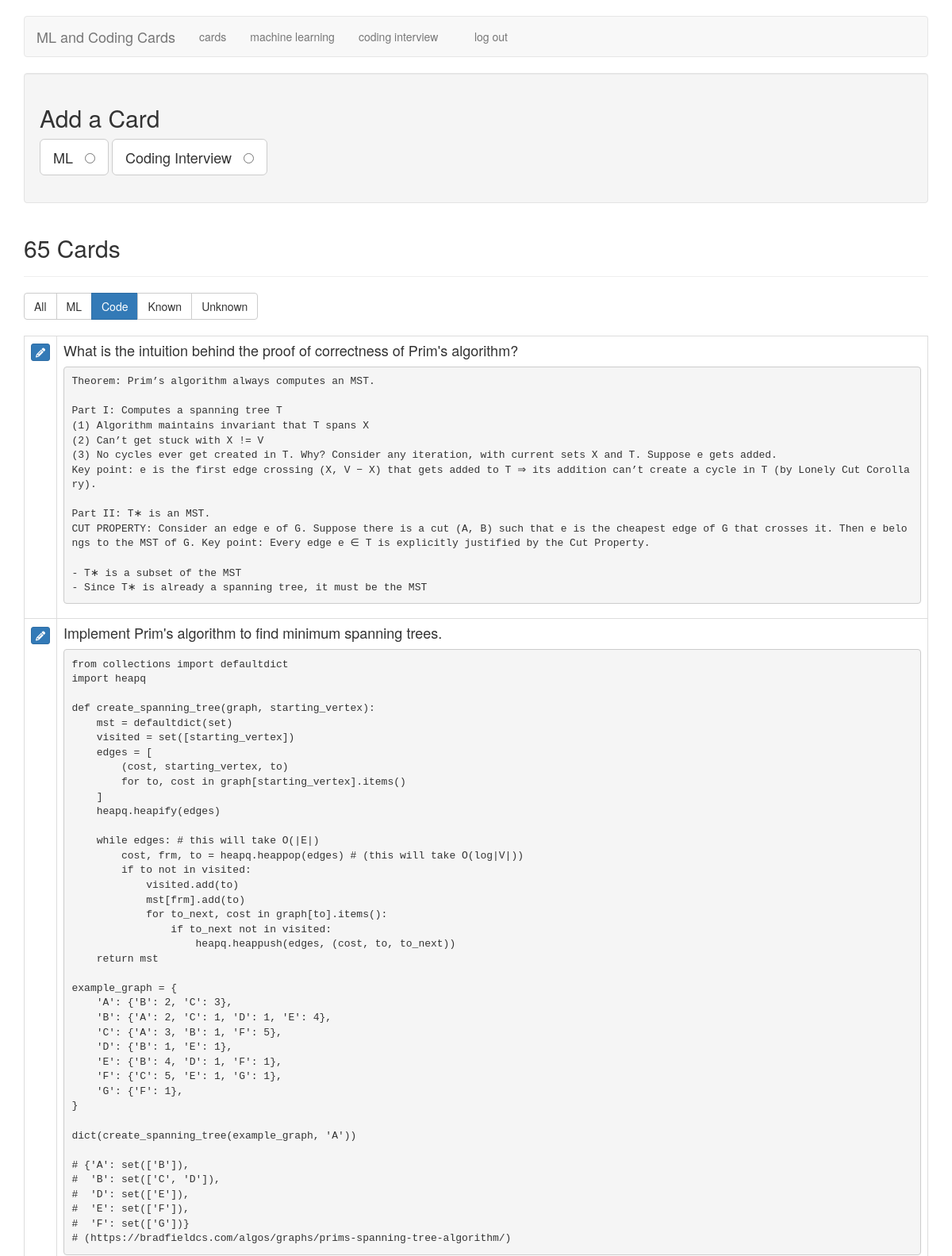
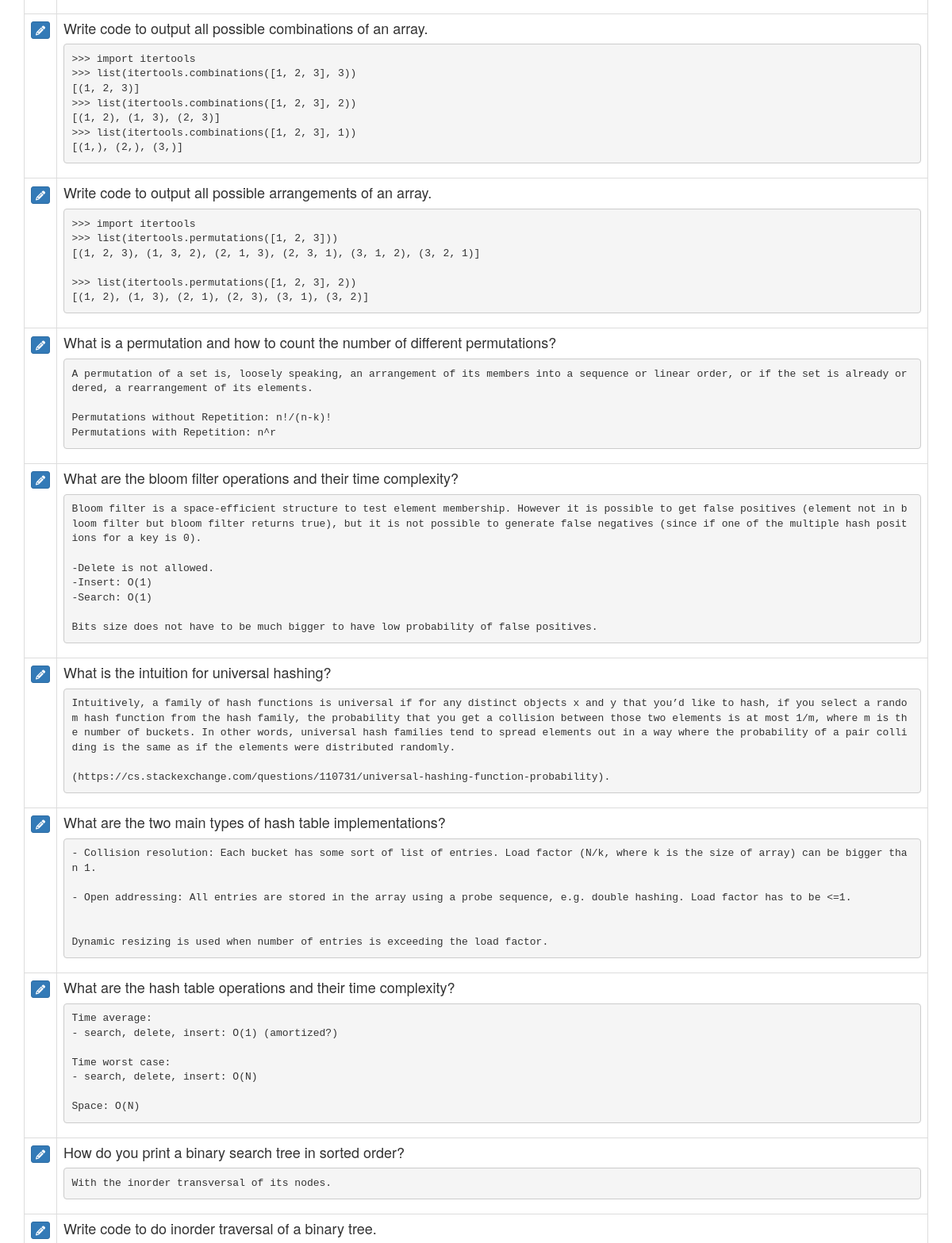
Page /filter_cards/code (signed in, upper part) on the committed database (2 pictures, top to bottom).
### tables this page shows
CREATE TABLE cards (
  id integer primary key autoincrement,
  type tinyint not null, /* 1 for vocab, 2 for code */
  front text not null,
  back text not null,
  known boolean default 0
);

### flash_cards.py (the view)
@app.route('/filter_cards/<filter_name>')
def filter_cards(filter_name):
    if not session.get('logged_in'):
        return redirect(url_for('login'))
    filters = {
        "all":      "where 1 = 1",
        "ML":  "where type = 1",
        "code":     "where type = 2",
        "known":    "where known = 1",
        "unknown":  "where known = 0",
    }
    query = filters.get(filter_name)
    if not query:
        return redirect(url_for('cards'))
    db = get_db()
    fullquery = "SELECT id, type, front, back, known FROM cards " + query + " ORDER BY id DESC"
    cur = db.execute(fullquery)
    cards = cur.fetchall()
    return render_template('cards.html', cards=cards, filter_name=filter_name)

### flash_cards.py (called while the page is built)
def connect_db():
    rv = sqlite3.connect(app.config['DATABASE'])
    rv.row_factory = sqlite3.Row
    return rv

def get_db():
    if not hasattr(g, 'sqlite_db'):
        g.sqlite_db = connect_db()
    return g.sqlite_db

### templates/cards.html (shortened to what this page needs)
{% extends "layout.html" %}
{% block body %}
    <div class="well editPanel">
        <h2>Add a Card</h2>
        <form action="{{ url_for('add_card') }}" method="post" class="cardForm">
            <div class="form-group">
                <label for="ML" class="toggleButton btn btn-default btn-lg">ML &nbsp;
                    <input type="radio" name="type" value="1" id="ML"/>
                </label>
                <label for="code" class="toggleButton btn btn-default btn-lg">Coding Interview &nbsp;
                    <input type="radio" name="type" value="2" id="code"/>
                </label>
            </div>
        </form>
    </div>
    <div class="page-header">
        <h2>{{ cards|length }} Card{{ '' if (cards|length == 1) else 's' }}</h2>
    </div>
    <div class="btn-group btn-group-md" role="group" aria-label="filters">
        <a href="{{ url_for('filter_cards', filter_name="all") }}" class="btn btn-{{ "primary" if filter_name == "all" else "default" }}">All</a>
        <a href="{{ url_for('filter_cards', filter_name="ML") }}" class="btn btn-{{ "primary" if filter_name == "ML" else "default" }}">ML</a>
        <a href="{{ url_for('filter_cards', filter_name="code") }}" class="btn btn-{{ "primary" if filter_name == "code" else "default" }}">Code</a>
        <a href="{{ url_for('filter_cards', filter_name="known") }}" class="btn btn-{{ "primary" if filter_name == "known" else "default" }}">Known</a>
        <a href="{{ url_for('filter_cards', filter_name="unknown") }}" class="btn btn-{{ "primary" if filter_name == "unknown" else "default" }}">Unknown</a>
    </div>
    <br />
    <br />
    <table class="table table-bordered">
        {% for card in cards %}
            <tr>
                <td>
                    <a href="{{ url_for('edit', card_id=card.id) }}" class="btn btn-xs btn-primary"><i class="fa fa-pencil" aria-hidden="true"></i></a>
                </td>
                <td class="cardContent">
                    <h4>
                        {{ card.front }}
                    </h4>
                    {% if card.type == 1 %}
                        {{ card.back|replace("\n", "<br />")|safe }}
                    {% else %}
                        <pre><code>{{ card.back|escape }}</code></pre>
                    {% endif %}
                </td>
            </tr>
        {% else %}
            <tr>
                <td>
                    <em>No cards to show.</em>
                </td>
            </tr>
        {% endfor %}
    </table>
{% endblock %}

### static/style.css (style rules this page uses)
.cardContent h4 { margin-top: 0; }

### rows in the picture
cards: front "What is the intuition behind the proof of correctness of Prim's algorithm?", back "Theorem: Prim’s algorithm always computes an MST. Part I: Computes a spanning tree T (1) Algorithm maintains invariant that T spans X (2) Can’t get stuck with X != V (3) No cycles ever get created in T. Why? Consider any iteration, with current sets X and T. Suppose e gets added. Key point: e is the first edge crossing (X, V − X) that gets added to T ⇒ its addition can’t create a cycle in T (by Lonely Cut Corollary). Part II: T∗ is an MST. CUT PROPERTY: Consider an edge e of G. Suppose there is a cut (A, B) such that e is the cheapest edge of G that crosses it. Then e belongs to the MST of G. Key point: Every edge e ∈ T is explicitly justified by the Cut Property. - T∗ is a subset of the…"
cards: front "Implement Prim's algorithm to find minimum spanning trees.", back "from collections import defaultdict import heapq def create_spanning_tree(graph, starting_vertex): mst = defaultdict(set) visited = set([starting_vertex]) edges = [ (cost, starting_vertex, to) for to, cost in graph[starting_vertex].items() ] heapq.heapify(edges) while edges: # this will take O(|E|) cost, frm, to = heapq.heappop(edges) # (this will take O(log|V|)) if to not in visited: visited.add(to) mst[frm].add(to) for to_next, cost in graph[to].items(): if to_next not in visited: heapq.heappush(edges, (cost, to, to_next)) return mst example_graph = { 'A': {'B': 2, 'C': 3}, 'B': {'A': 2, 'C': 1, 'D': 1, 'E': 4}, 'C': {'A': 3, 'B': 1, 'F': 5}, 'D': {'B': 1, 'E': 1}, 'E': {'B': 4, 'D': 1,…"
cards: front "Write code to output all possible combinations of an array.", back ">>> import itertools >>> list(itertools.combinations([1, 2, 3], 3)) [(1, 2, 3)] >>> list(itertools.combinations([1, 2, 3], 2)) [(1, 2), (1, 3), (2, 3)] >>> list(itertools.combinations([1, 2, 3], 1)) [(1,), (2,), (3,)]"
cards: front "Write code to output all possible arrangements of an array.", back ">>> import itertools >>> list(itertools.permutations([1, 2, 3])) [(1, 2, 3), (1, 3, 2), (2, 1, 3), (2, 3, 1), (3, 1, 2), (3, 2, 1)] >>> list(itertools.permutations([1, 2, 3], 2)) [(1, 2), (1, 3), (2, 1), (2, 3), (3, 1), (3, 2)]"
cards: front "What is a permutation and how to count the number of different permutations?", back "A permutation of a set is, loosely speaking, an arrangement of its members into a sequence or linear order, or if the set is already ordered, a rearrangement of its elements. Permutations without Repetition: n!/(n-k)! Permutations with Repetition: n^r"
cards: front "What are the bloom filter operations and their time complexity?", back "Bloom filter is a space-efficient structure to test element membership. However it is possible to get false positives (element not in bloom filter but bloom filter returns true), but it is not possible to generate false negatives (since if one of the multiple hash positions for a key is 0). -Delete is not allowed. -Insert: O(1) -Search: O(1) Bits size does not have to be much bigger to have low probability of false positives."
cards: front "What is the intuition for universal hashing?", back "Intuitively, a family of hash functions is universal if for any distinct objects x and y that you’d like to hash, if you select a random hash function from the hash family, the probability that you get a collision between those two elements is at most 1/m, where m is the number of buckets. In other words, universal hash families tend to spread elements out in a way where the probability of a pair colliding is the same as if the elements were distributed randomly. (https://cs.stackexchange.com/questions/110731/universal-hashing-function-probability)."
cards: front "What are the two main types of hash table implementations?", back "- Collision resolution: Each bucket has some sort of list of entries. Load factor (N/k, where k is the size of array) can be bigger than 1. - Open addressing: All entries are stored in the array using a probe sequence, e.g. double hashing. Load factor has to be <=1. Dynamic resizing is used when number of entries is exceeding the load factor."
cards: front "What are the hash table operations and their time complexity?", back "Time average: - search, delete, insert: O(1) (amortized?) Time worst case: - search, delete, insert: O(N) Space: O(N)"
cards: front "How do you print a binary search tree in sorted order?", back "With the inorder transversal of its nodes."
cards: front "Write code to do inorder traversal of a binary tree."

### other values in the picture
{{ cards|length }} "65"
{{ '' if (cards|length == 1) else 's' }} "s"
